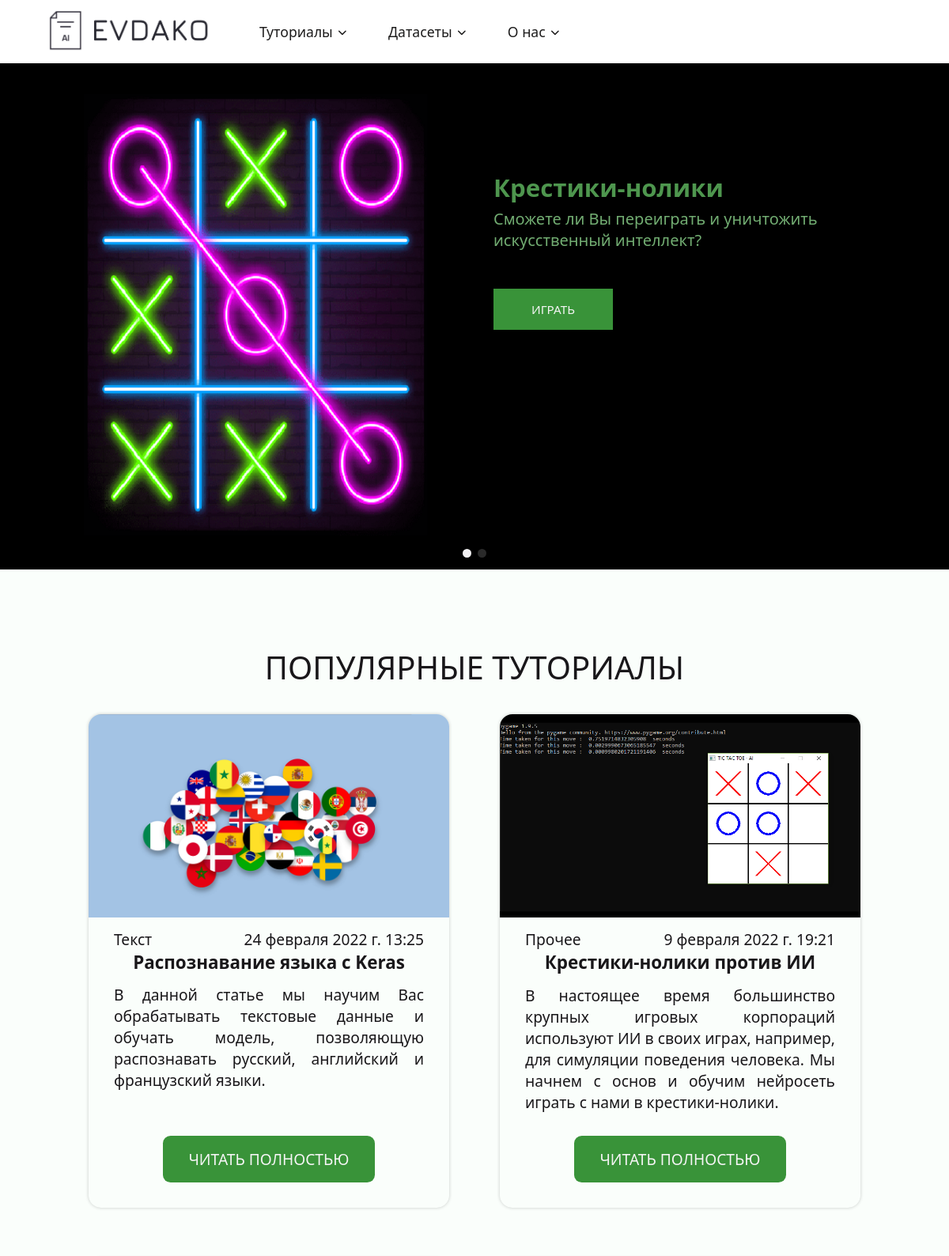
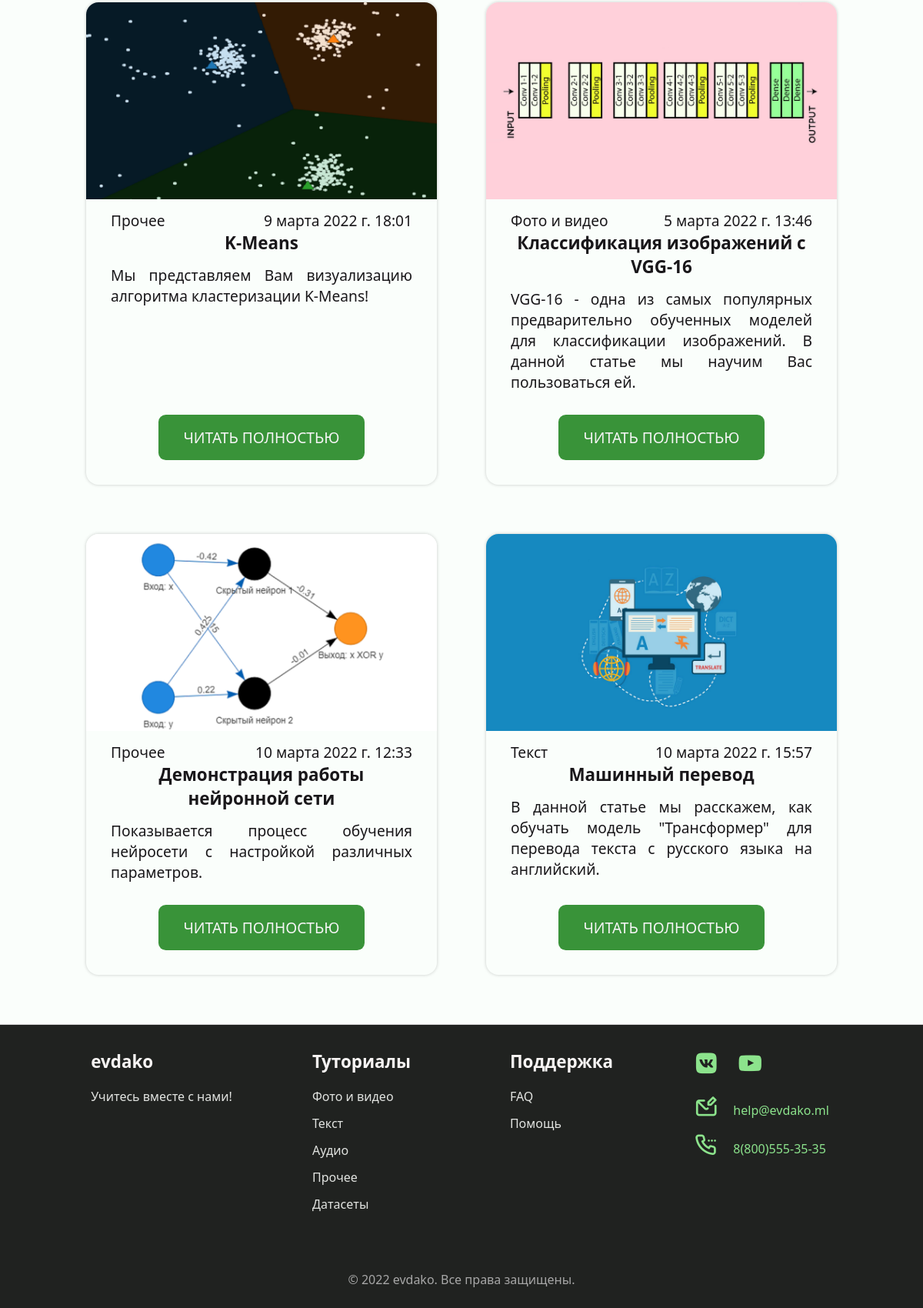
Page /popular/ on the committed database (2 pictures, top to bottom).
### tutorml/models.py (models this page shows, shortened)
class Article(models.Model):
    title = models.CharField("Название", max_length=50)
    description = models.TextField("Описание")
    category = models.CharField("Категория", max_length=20)
    pub_date = models.DateTimeField('Дата публикации')
    img_path = models.CharField("Путь к изображению", default="tutorml/img/blank.png", max_length=100)
    views = models.IntegerField("Просмотры", default=0)
    user = models.ForeignKey(User, on_delete=models.CASCADE)
    class Meta:
        verbose_name = "Статья"
        verbose_name_plural = "Статьи"

### tutorml/views.py (the view)
# urls.py: path("popular/", views.popular, name="popular"),
def popular(request):
    articles = Article.objects.filter(pub_date__lte=timezone.now())
    popular_articles = articles.order_by('-views')
    return render(request, "tutorml/popular.html", {"articles": popular_articles})

### tutorml/templates/tutorml/popular.html (shortened to what this page needs)
{% extends 'tutorml/base.html' %}
{% load static %}
{% block content %}
<section class="section">
    <h1 class="section_title">ПОПУЛЯРНЫЕ ТУТОРИАЛЫ</h1>
    <div class="grid articles_grid">
        {% for article in articles %}
            <div class="article article_long">
                <div class="article_img"><img src="{% static article.img_path %}"></div>
                <div class="article_body">
                    <div class="article_info">
                        <span>{{ article.category }}</span>
                        <span>{{ article.pub_date }}</span>
                    </div>
                    <h1 class="article_title">{{ article.title }}</h1>
                    <p class="article_text">
                        {{ article.description }}
                    </p>
                    <a href="{% url 'tutorml:article' article.id %}" class="link_button">ЧИТАТЬ ПОЛНОСТЬЮ</a>
                </div>
            </div>
        {% endfor %}
    </div>
</section>
{% endblock %}

### tutorml/templates/tutorml/base.html (shortened to what this page needs)
{% load static %}
<!DOCTYPE html>
<html lang="en">
<head>
    <link rel="stylesheet" href="{% static 'tutorml/css/style.css' %}">
    <link rel="stylesheet" href="{% static 'tutorml/css/swiper-bundle.css' %}">
    <link rel="stylesheet" href="https://unicons.iconscout.com/release/v4.0.0/css/line.css">
</head>
<body>
    <header class="header" id="header">
        <nav class="nav_bs container_bs">
            <a class="nav_logo" href="{% url 'tutorml:index' %}">
                <img src="{% static 'tutorml/img/logo.png' %}" alt="Lavengo">
            </a>
            <div class="nav_menu" id="nav-menu">
                <ul class="nav_list">
                    <li class="nav_list_item dropdown">
                        <a href="#" class="nav_link">
                            Туториалы
                            <i class="uil uil-angle-left-b icon_dropdown"></i>
                        </a>
                    </li>
                    <li class="nav_list_item dropdown">
                        <a href="#" class="nav_link">
                            Датасеты
                            <i class="uil uil-angle-left-b icon_dropdown"></i>
                        </a>
                    </li>
                    <li class="nav_list_item dropdown">
                        <a href="#" class="nav_link">
                            О нас
                            <i class="uil uil-angle-left-b icon_dropdown"></i>
                        </a>
                    </li>
                </ul>
            </div>
        </nav>
    </header>
    <div class="swiper slider">
        <div class="swiper-wrapper">
            <div class="swiper-slide slide1">
                <div class="slide_content">
                    <h1>
                        Крестики-нолики
                    </h1>
                    <p>
                        Сможете ли Вы переиграть и уничтожить искусственный интеллект?
                    </p>
                    <a href="{% url 'tutorml:article' 2 %}">
                        ИГРАТЬ
                    </a>
                </div>
            </div>
        </div>
        <div class="swiper-button-next"></div>
        <div class="swiper-button-prev"></div>
        <div class="swiper-pagination"></div>
    </div>
    {% block content %}
    {% endblock %}
    <footer class="footer">
        <div class="section grid footer_grid">
            <div class="footer_content">
                <h1 class="footer_title">
                    evdako
                </h1>
                <p class="footer_description">
                    Учитесь вместе с нами!
                </p>
            </div>
            <div class="footer_content">
                <h1 class="footer_title">
                    Туториалы
                </h1>
                <ul>
                    <li>
                        <a href="{% url 'tutorml:popular' %}" class="footer_link">Фото и видео</a>
                    </li>
                    <li>
                        <a href="{% url 'tutorml:popular' %}" class="footer_link">Текст</a>
                    </li>
                    <li>
                        <a href="{% url 'tutorml:popular' %}" class="footer_link">Аудио</a>
                    </li>
                    <li>
                        <a href="{% url 'tutorml:popular' %}" class="footer_link">Прочее</a>
                    </li>
                    <li>
                        <a href="{% url 'tutorml:datasets' 'img' %}" class="footer_link">Датасеты</a>
                    </li>
                </ul>
            </div>
            <div class="footer_content">
                <h1 class="footer_title">
                    Поддержка
                </h1>
                <ul>
                    <li>
                        <a href="{% url 'tutorml:faq' %}" class="footer_link">FAQ</a>
                    </li>
                    <li>
                        <a href="#" class="footer_link">Помощь</a>
                    </li>
                </ul>
            </div>
            <div class="footer_content footer_contact">
                <h1 class="footer_title">
                    <a href="#" class="footer_link footer_social"><i class="uil uil-vk icon icon_footer"></i></a>
                    <a href="#" class="footer_link footer_social"><i class="uil uil-youtube icon icon_footer"></i></a>
                </h1>
                <ul class="footer_contacts">
                    <li>
                        <a href="#" class="footer_link"><i
                                class="uil uil-envelope-edit icon icon_footer"></i>help@evdako.ml</a>
                    </li>
                    <li>
                        <a href="#" class="footer_link"><i
                                class="uil uil-calling icon icon_footer"></i>8(800)555-35-35</a>
                    </li>
                </ul>
            </div>
        </div>
        <div class="copyright">
            © 2022 evdako. Все права защищены.
        </div>
    </footer>
</body>
</html>

### tutorml/static/tutorml/css/style.css (style rules this page uses)
:root { --font-family: "Segoe UI", Roboto, "Helvetica Neue", Arial, sans-serif; }
* { box-sizing: border-box; padding: 0; margin: 0; }
body { margin: 5rem 0 0 0; font-family: var(--font-family); font-weight: 500; line-height: normal; background-color: rgb(250, 254, 251); color: #19171a; overflow: overlay; }
ul { list-style: none; margin: 0; padding-left: 0; }
a { text-decoration: none; }
img { max-width: 100%; height: auto; vertical-align: initial; }
.section { padding: 2rem 1rem 4rem; margin-left: 8vw; margin-right: 8vw; }
.section_title { font-weight: 400; font-size: 2.5rem; text-align: center; margin-bottom: 2rem; }
.section_title, .section_subtitle { text-align: center; }
.icon { font-family: initial; font-size: 2rem; }
.container, .container_bs { margin-left: 5vw; margin-right: 5vw; }
.grid { display: grid; gap: 1.5rem; }
.header { width: 100%; box-shadow: 0 1px 4px rgba(0, 0, 0, .15); position: fixed; top: 0; left: 0; background: rgb(255, 255, 255); z-index: 1000; }
.nav, .nav_bs { height: 5rem; display: flex; font-size: 1.1rem; }
.nav_logo { padding-top: .2rem; margin: auto 0; width: 13rem; transition: transform .2s; }
.nav_menu { width: calc(100% - 15rem); display: flex; justify-content: space-between; }
.nav_list { display: flex; align-items: center; padding: 0 3vw; }
.nav_list_item { padding: 0 2vw; height: 100%; display: flex; align-items: center; }
.nav_link { display: inline-block; color: rgb(29, 28, 28); transition: transform .1s; }
.dropdown { position: relative; }
.icon_dropdown { transform: rotate(-90deg); display: inline-block; font-family: initial; transition: .1s; }
.slider { height: 40rem; position: relative; margin-bottom: 4rem; }
.slider .swiper-button-prev::after, .slider .swiper-button-next::after { font-size: 3rem !important; color: #f2f1f3; display: none; }
.slider .swiper-button-prev { margin-left: 4vw; }
.slider .swiper-button-next { margin-right: 4vw; }
.slide1 { background-image: url("../img/slide1.png"); }
.slider .swiper-slide { background-size: 100% 100%; display: flex; }
.slide_content { position: relative; display: flex; flex-direction: column; }
.slide1 .slide_content { top: 17vh; left: 52vw; width: calc(16rem + 16vw); align-items: flex-start; height: max-content; }
.slider .swiper-slide h1 { font-size: calc(1.2rem + 1vw); color: rgb(78, 150, 78); margin-bottom: .3rem; }
.slider .swiper-slide-active h1 { animation: move_down 1s ease-in-out; }
.slider .swiper-slide p { font-size: calc(.8rem + .6vw); color: rgb(114, 173, 114); margin-bottom: 3rem; }
.slider .swiper-slide-active p { animation: move_up 1s ease-in-out; }
.slider .swiper-slide a { display: inline-block; color: whitesmoke; font-size: calc(.5rem + .6vw); padding: 1rem 3rem; background-color: hsl(120, 44%, 40%); }
.slider .swiper-slide-active.slide1 a { animation: move_left 1.5s; }
.articles_grid { grid-template-columns: repeat(2, .5fr); gap: 4rem; justify-content: center; }
.dataset, .article { position: relative; width: 100%; border-radius: 1rem; box-shadow: 0 0 .25rem rgba(0, 0, 0, .2); overflow: hidden; font-size: 1.2rem; }
.article_text { text-align: justify; font-weight: 400; }
.article_img { overflow: hidden; }
.article_img img { width: 110%; height: 110%; transition: .3s; }
.article_body { display: flex; flex-direction: column; align-items: center; padding: .5rem 2rem 7.5rem 2rem; }
.article_info { width: 100%; display: flex; justify-content: space-between; }
.article_title { font-size: 1.4rem; text-align: center; margin-bottom: .8rem; }
.link_button { display: inline-block; position: absolute; bottom: 2rem; color: whitesmoke; padding: 1rem 2rem; background-color: hsl(120, 44%, 40%); border-radius: .6rem; transition: .3s; }
.footer { border-top: 1px solid lightgray; width: 100%; background-color: hsl(120, 3%, 13%); color: rgb(248, 245, 244); }
.footer_grid { grid-template-columns: repeat(auto-fit, minmax(12rem, 1fr)); gap: 4rem; }
.footer_content { width: max-content; justify-self: center; }
.footer_title { font-size: 1.4rem; font-weight: 600; margin-bottom: 1.2rem; }
.footer_link, .footer_description { display: inline-block; margin-bottom: .8rem; color: rgb(226, 228, 225); }
.icon_footer { margin-right: 1.2rem; color: hsl(120, 61%, 72%); }
.footer_contacts .footer_link { color: hsl(120, 61%, 72%); }
.footer_social { margin-bottom: 0; }
.copyright { text-align: center; color: rgb(167, 167, 167); height: 3rem; font-size: 1rem; }

### rows in the picture
Article: img_path (picture), category "Текст", pub_date "24 февраля 2022 г. 13:25", title "Распознавание языка с Keras", description "В данной статье мы научим Вас обрабатывать текстовые данные и обучать модель, позволяющую распознавать русский, английский и французский языки."
Article: img_path (picture), category "Прочее", pub_date "9 февраля 2022 г. 19:21", title "Крестики-нолики против ИИ", description "В настоящее время большинство крупных игровых корпораций используют ИИ в своих играх, например, для симуляции поведения человека. Мы начнем с основ и обучим нейросеть играть с нами в крестики-нолики."
Article: img_path (picture), category "Прочее", pub_date "9 марта 2022 г. 18:01", title "K-Means", description "Мы представляем Вам визуализацию алгоритма кластеризации K-Means!"
Article: img_path (picture), category "Фото и видео", pub_date "5 марта 2022 г. 13:46", title "Классификация изображений с VGG-16", description "VGG-16 - одна из самых популярных предварительно обученных моделей для классификации изображений. В данной статье мы научим Вас пользоваться ей."
Article: img_path (picture), category "Прочее", pub_date "10 марта 2022 г. 12:33", title "Демонстрация работы нейронной сети", description "Показывается процесс обучения нейросети с настройкой различных параметров."
Article: img_path (picture), category "Текст", pub_date "10 марта 2022 г. 15:57", title "Машинный перевод", description "В данной статье мы расскажем, как обучать модель \"Трансформер\" для перевода текста с русского языка на английский."
